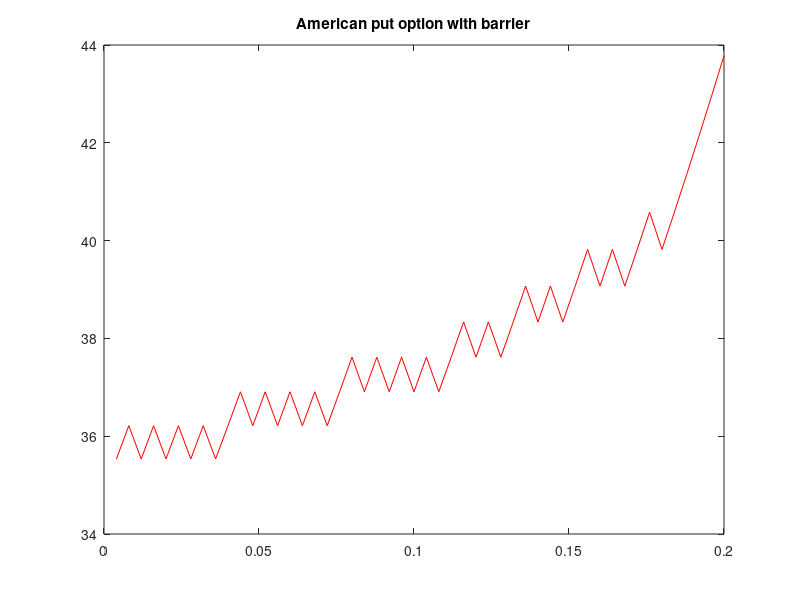

MATLAB code for this plot:
%Binomial Pricer
%Example 2: American Put Option
clear all;
tic;

% Parameters
N = 100; %Number of periods in tree
S0 = 50; %stock price today
sigma = 0.3; %implied vol from options prices
r = 0.05; %Risk-free rate
T = 0.4; %maturity
K = 45; %Strike
t_vec = linspace(0,T,N+1)'; %N+1 total points, including t=0
dt = t_vec(2)-t_vec(1); %time step
df = exp(-r * dt); %Discount factor
u = exp(sigma*sqrt(dt));  
d = 1/u; 
q = (exp(r*dt)-d)/(u-d); %Risk-neutral probability


%%tree
% S_grid: Build Binomial stock price grid
S_grid = zeros(N+1,N+1);
for j = N+1:-1:1
    S_vec = zeros(j,1);
    S_vec = cumprod([S0*u^(j-1); (d/u)*ones(j-1,1)]);
   
    % Store S at time i, in S_grid tree
    S_grid(1:j,j) = S_vec;
end


% Put Payoff
H_maturity = max( K - S_grid(:,end), 0 );

% H_grid: Option value grid
H_grid = zeros(N+1, N+1); 
H_grid(:,end) = H_maturity;


for j = N:-1:1

    % Up/Down Prices in next period j+1
    P_up = H_grid(1:j,j+1);
    P_down = H_grid(2:j+1,j+1);
    
    H_grid(1:j,j) = max( K-S_grid(1:j,j), df .* ( q*P_up+ (1-q).*P_down ) )   ; %American
    
end
c = zeros(N+1,N+1);
bound = ones(N+1,1);
bound(N+1) = max(S_grid(1:end,end) .* (H_grid(1:end,end) == K - S_grid(1:end,end)));
% Find the points in S_grid for which conversion becomes optimal
for j = N:-1:N/2+1
    c(1:j,j) = S_grid(1:j,j) .* (H_grid(1:j,j) == K - S_grid(1:j,j));
    % defines the barrier
    bound(j) = max(c(1:j,j));
end

%% Display

fprintf('\n')
fprintf('>>>>>>>>>>>>>>>>>>>> Results: \n')
fprintf('\n')

plot(dt*[N/2+1:N]'-0.2, bound(N/2+1:N),'r')
title('American put option with barrier')

toc;
